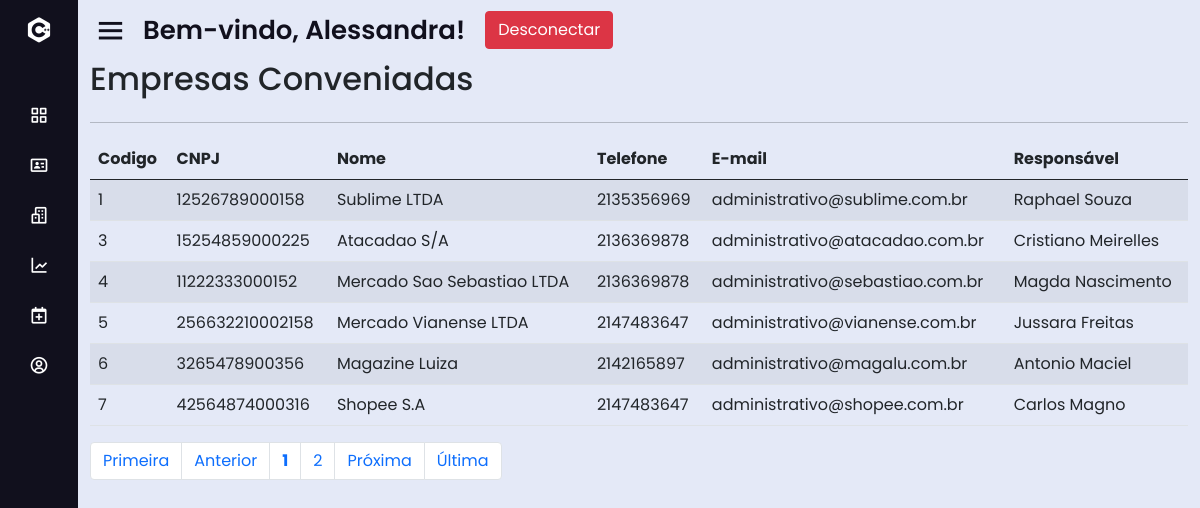
Page /dash.php?page=lista_emp (signed in) on the committed database.
### tables this page shows
CREATE TABLE IF NOT EXISTS `empresa` (
  `id_emp` int(11) NOT NULL AUTO_INCREMENT,
  `cnpj_emp` varchar(50) NOT NULL DEFAULT '',
  `nome_emp` varchar(50) NOT NULL,
  `email_emp` varchar(50) NOT NULL,
  `telefone_emp` int(11) NOT NULL,
  `nome_resp_emp` varchar(50) NOT NULL DEFAULT '',
  `tel_resp_emp` int(11) NOT NULL DEFAULT 0,
  PRIMARY KEY (`id_emp`)
);

### sis/empresa/lista_emp.php (the view)
<div id="main" class="container-fluid">
	<div id="top" class="row">
		<div class="col-md-10">
			<h2>Empresas Conveniadas</h2>
		</div>
	</div>
	<hr/>
		<div id="list" class="row">
			<div class="table-responsive col-md-12">
				<?php
					$quantidade = 6;
					$pagina = (isset($_GET['pagina'])) ? (int)$_GET['pagina'] : 1;
					$inicio = ($quantidade * $pagina) - $quantidade;
					$data_all = mysqli_query($con, "select * from empresa order by id_emp asc limit $inicio, $quantidade;") or die(mysqli_error());
					echo "<table class='table table-striped' cellspacing='0' cellpading='0'>";
					echo "<thead><tr>";
					echo "<td><strong>Codigo</strong></td>";
					echo "<td><strong>CNPJ</strong></td>";
					echo "<td><strong>Nome</strong></td>";
					echo "<td><strong>Telefone</strong></td>";
                    echo "<td class='d-none d-md-table-cell'><strong>E-mail</strong></td>";
					echo "<td><strong>Responsável</strong></td>";
					echo "</tr></thead><tbody>";
					while($info = mysqli_fetch_array($data_all)){
						echo "<tr>";
						echo "<td>".$info['id_emp']."</td>";
						echo "<td>".$info['cnpj_emp']."</td>";
						echo "<td>".$info['nome_emp']."</td>";
						echo "<td>".$info['telefone_emp']."</td>";
                        echo "<td class='d-none d-md-table-cell'>".$info['email_emp']."</td>";
						echo "<td>".$info['nome_resp_emp']."</td>";
					}
					echo "</tr></tbody></table>";
				?>
			</div>
		</div>
		<div id="bottom" class="row">
			<div class="col-md-12">
				<?php
					$sqlTotal 		= "select id_emp from empresa;";
					$qrTotal  		= mysqli_query($con, $sqlTotal) or die (mysqli_error());
					$numTotal 		= mysqli_num_rows($qrTotal);
					$totalpagina = (ceil($numTotal/$quantidade)<=0) ? 1 : ceil($numTotal/$quantidade);
					$exibir = 3;
					$anterior = (($pagina-1) <= 0) ? 1 : $pagina - 1;
					$posterior = (($pagina+1) >= $totalpagina) ? $totalpagina : $pagina+1;
					echo "<ul class='pagination'>";
					echo "<li class='page-item'><a class='page-link' href='?page=lista_emp&pagina=1'> Primeira</a></li> ";
					echo "<li class='page-item'><a class='page-link' href=\"?page=lista_emp&pagina=$anterior\"> Anterior</a></li> ";
					echo "<li class='page-item'><a class='page-link' href='?page=lista_emp&pagina=".$pagina."'><strong>".$pagina."</strong></a></li> ";
					for($i = $pagina+1; $i < $pagina+$exibir; $i++){
						if($i <= $totalpagina)
						echo "<li class='page-item'><a class='page-link' href='?page=lista_emp&pagina=".$i."'> ".$i." </a></li> ";
					}
					echo "<li class='page-item'><a class='page-link' href=\"?page=lista_emp&pagina=$posterior\"> Pr&oacute;xima</a></li> ";
					echo "<li class='page-item'><a class='page-link' href=\"?page=lista_emp&pagina=$totalpagina\"> &Uacute;ltima</a></li></ul>";
				?>
			</div>
		</div>
</div>

### dash.php (shortened to what this page needs)
<!DOCTYPE html>
<html lang="en" dir="ltr">
<head>
  <link rel="stylesheet" href="css/style.css">
  <link rel="stylesheet" href="https://cdnjs.cloudflare.com/ajax/libs/font-awesome/6.4.0/css/all.min.css" />
  <link href='https://unpkg.com/boxicons@2.0.7/css/boxicons.min.css' rel='stylesheet'>
  <link href="https://cdn.jsdelivr.net/npm/bootstrap@5.0.2/dist/css/bootstrap.min.css" rel="stylesheet">
</head>
<body>
  <div class="sidebar close">
    <?php
      switch($_SESSION['UsuarioNivel']){
		  case 3: include "base/sidebaradm.php"; break;
	  }
    ?>
  </div>
  <section class="home-section">
    <div class="home-content">
      <i class='bx bx-menu'></i>
      <span class="text">Bem-vindo, <?php echo $_SESSION['UsuarioNome']; ?>!</span>
      <a href="logout.php" class="btn btn-danger float-right">Desconectar</a>
    </div>
    <?php
      include "base/ch_pages.php";
    ?>
  </section>
</body>
</html>

### base/sidebaradm.php (shortened to what this page needs)
<div class="logo-details">
  <i class='bx bxl-c-plus-plus'></i>
</div>
<ul class="nav-links">
  <li>
    <a href="?page=cards">
      <i class='bx bx-grid-alt'></i>
    </a>
  </li>
  <li>
    <div class="iocn-link">
      <a href="?page=lista_cand">
        <i class='bx bx-id-card'></i>
      </a>
    </div>
  </li>
 <li>
    <div class="iocn-link">
      <a href="?page=lista_emp">
        <i class='bx bx-buildings'></i>
      </a>
    </div>
  </li>
  <li>
    <div class="iocn-link">
      <a href="?page=lista_vaga">
        <i class='bx bx-line-chart'></i>
      </a>
    </div>
  </li>
  <li>
    <a href="?page=lista_aso">
      <i class='bx bx-calendar-plus'></i>
    </a>
  </li>
  <li>
    <a href="?page=lista_usu">
      <i class='bx bx-user-circle'></i>
    </a>
  </li>
</ul>

### base/ch_pages.php (shortened to what this page needs)
<?php
if (isset($_GET['page'])) {
    switch ($_GET['page']) {
        case 'lista_emp':
            include "sis/empresa/lista_emp.php";
            break;
    }
}

### css/style.css (style rules this page uses)
* { margin: 0; padding: 0; box-sizing: border-box; font-family: 'Poppins', sans-serif; }
.sidebar { position: fixed; top: 0; left: 0; height: 100%; width: 260px; background: #11101d; z-index: 100; transition: all 0.5s ease; }
.sidebar.close { width: 78px; }
.sidebar .logo-details { height: 60px; width: 100%; display: flex; align-items: center; }
.sidebar .logo-details i { font-size: 30px; color: #fff; height: 50px; min-width: 78px; text-align: center; line-height: 50px; }
.sidebar .nav-links { height: 100%; padding: 30px 0 150px 0; overflow: auto; }
.sidebar.close .nav-links { overflow: visible; }
.sidebar .nav-links li { position: relative; list-style: none; transition: all 0.4s ease; }
.sidebar .nav-links li .iocn-link { display: flex; align-items: center; justify-content: space-between; }
.sidebar.close .nav-links li .iocn-link { display: block }
.sidebar .nav-links li i { height: 50px; min-width: 78px; text-align: center; line-height: 50px; color: #fff; font-size: 20px; cursor: pointer; transition: all 0.3s ease; }
.sidebar .nav-links li a { display: flex; align-items: center; text-decoration: none; }
.home-section { position: relative; background: #E4E9F7; height: 100vh; left: 260px; width: calc(100% - 260px); transition: all 0.5s ease; }
.sidebar.close ~ .home-section { left: 78px; width: calc(100% - 78px); }
.home-section .home-content { height: 60px; display: flex; align-items: center; }
.home-section .home-content .bx-menu, .home-section .home-content .text { color: #11101d; font-size: 35px; }
.home-section .home-content .bx-menu { margin: 0 15px; cursor: pointer; }
.home-section .home-content .text { font-size: 26px; font-weight: 600; }

### rows in the picture
empresa: id_emp "1", cnpj_emp "12526789000158", nome_emp "Sublime LTDA", telefone_emp "2135356969", email_emp "administrativo@sublime.com.br", nome_resp_emp "Raphael Souza"
empresa: id_emp "3", cnpj_emp "15254859000225", nome_emp "Atacadao S/A", telefone_emp "2136369878", email_emp "administrativo@atacadao.com.br", nome_resp_emp "Cristiano Meirelles"
empresa: id_emp "4", cnpj_emp "11222333000152", nome_emp "Mercado Sao Sebastiao LTDA", telefone_emp "2136369878", email_emp "administrativo@sebastiao.com.br", nome_resp_emp "Magda Nascimento"
empresa: id_emp "5", cnpj_emp "256632210002158", nome_emp "Mercado Vianense LTDA", telefone_emp "2147483647", email_emp "administrativo@vianense.com.br", nome_resp_emp "Jussara Freitas"
empresa: id_emp "6", cnpj_emp "3265478900356", nome_emp "Magazine Luiza", telefone_emp "2142165897", email_emp "administrativo@magalu.com.br", nome_resp_emp "Antonio Maciel"
empresa: id_emp "7", cnpj_emp "42564874000316", nome_emp "Shopee S.A", telefone_emp "2147483647", email_emp "administrativo@shopee.com.br", nome_resp_emp "Carlos Magno"

### other values in the picture
$_SESSION['UsuarioNome'] "Alessandra"
$pagina "1"
